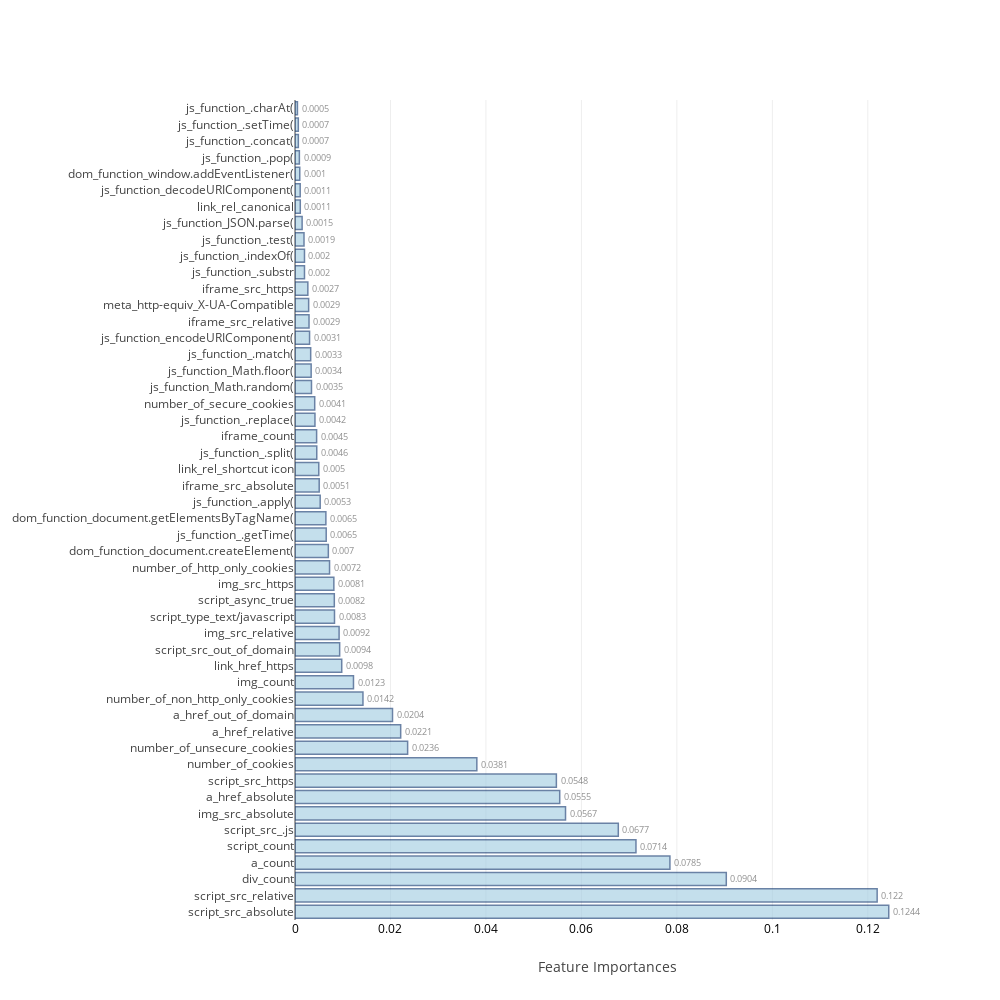
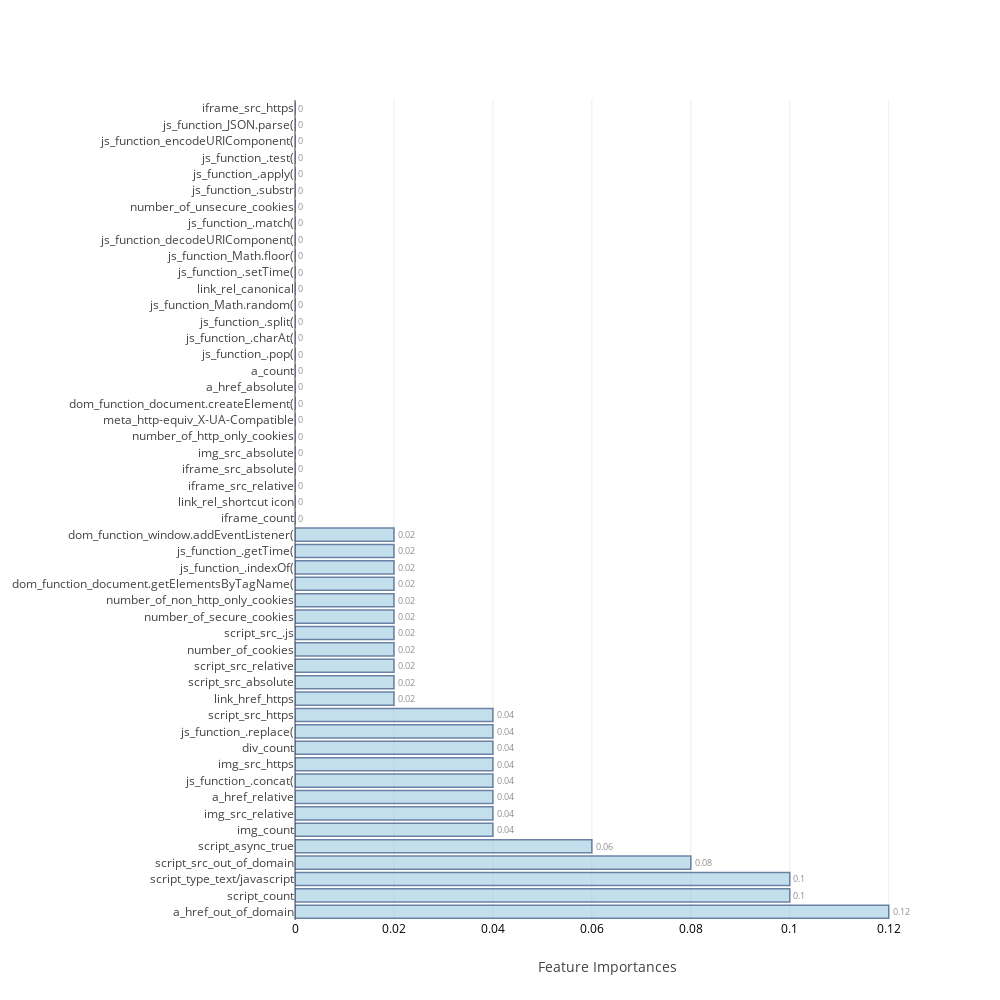
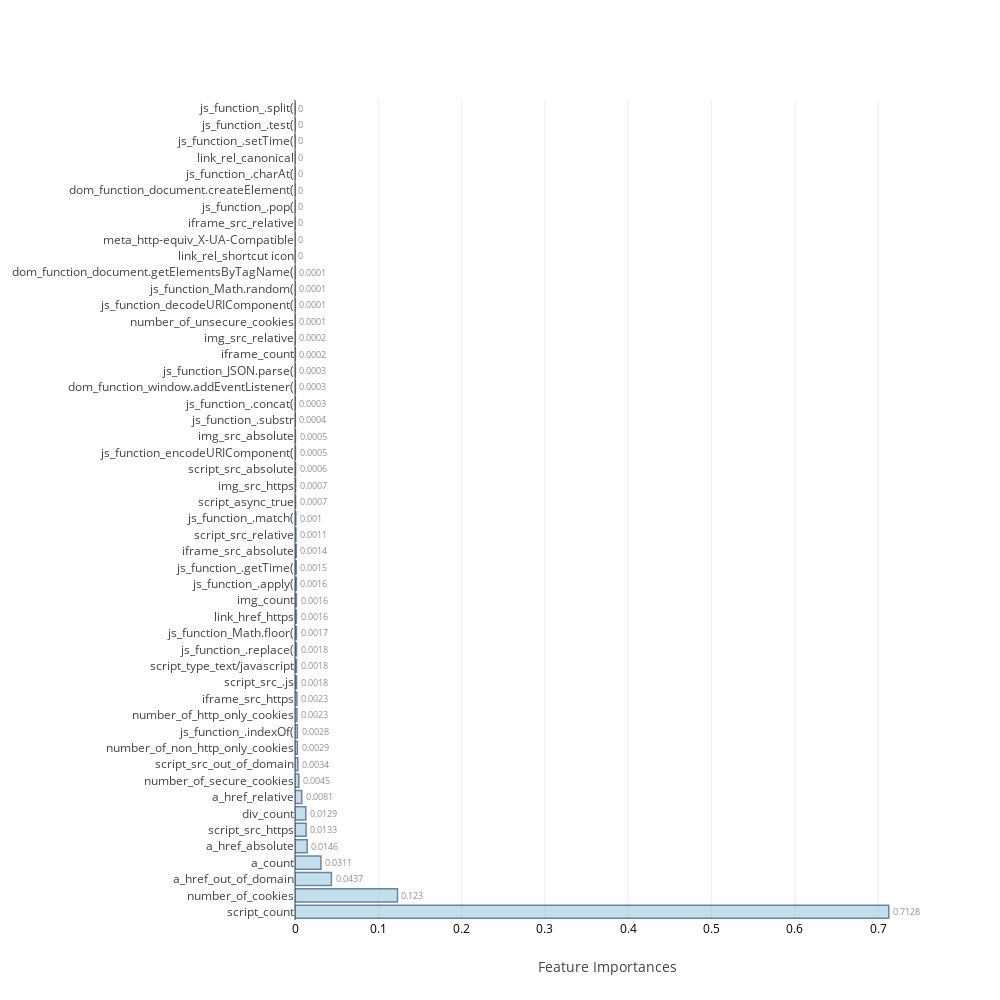
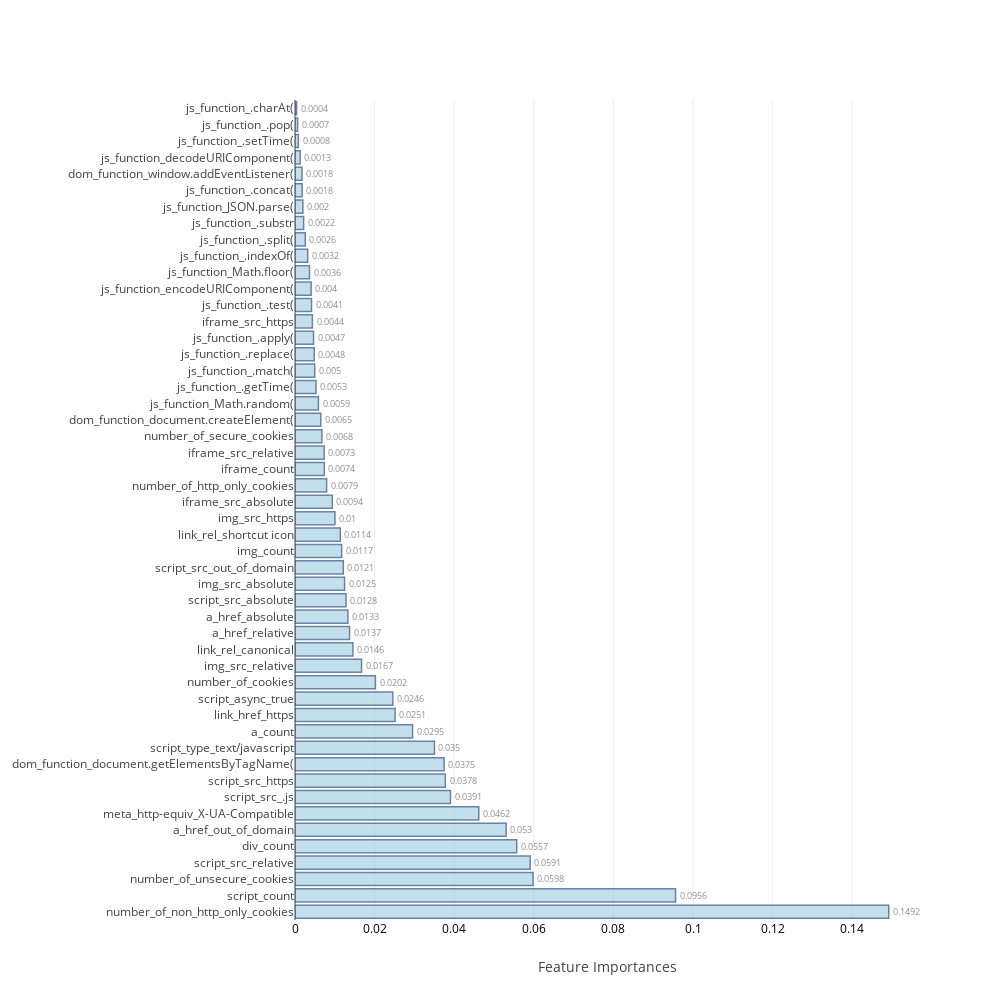

Here is the notebook cell these charts were saved with, in order:
### Code cell
feat_imp=[None]*4
j=0
for i in range(0,8):
    if i>=2 and i<=5:
        model,cm_train,cm_test,acc_train,acc_test,roc_auc,feat_imp[j]=f[i](X_train,Y_train,X_test,Y_test,columns)
        j=j+1
    else:
        model,cm_train,cm_test,acc_train,acc_test,roc_auc=f[i](X_train,Y_train,X_test,Y_test)
    table_80_50_train.loc[i]=   ([acc_train,cm_train.TP,cm_train.TN,cm_train.FP,cm_train.FN,cm_train.FPR,cm_train.FNR])
    table_80_50_test.loc[i] =   ([acc_test ,cm_test.TP, cm_test.TN, cm_test.FP, cm_test.FN, cm_test.FPR, cm_test.FNR,roc_auc])
    print("\n")

### Figure 1 — Plotly figure (JSON) as saved in the notebook; plotly's stock layout.template omitted (floating-point values rounded to 4 significant figures)
{"data": [{"marker": {"color": "rgb(158,202,225)", "line": {"color": "rgb(8,48,107)", "width": 1.5}}, "opacity": 0.6, "orientation": "h", "text": [0.1244, 0.122, 0.0904, 0.0785, 0.0714, 0.0677, 0.0567, 0.0555, 0.0548, 0.0381, 0.0236, 0.0221, 0.0204, 0.0142, 0.0123, 0.0098, 0.0094, 0.0092, 0.0083, 0.0082, 0.0081, 0.0072, 0.007, 0.0065, 0.0065, 0.0053, 0.0051, 0.005, 0.0046, 0.0045, 0.0042, 0.0041, 0.0035, 0.0034, 0.0033, 0.0031, 0.0029, 0.0029, 0.0027, 0.002, 0.002, 0.0019, 0.0015, 0.0011, 0.0011, 0.001, 0.0009, 0.0007, 0.0007, 0.0005], "textposition": "outside", "type": "bar", "uid": "1a90e737-0c15-45db-8630-230b26bde51e", "x": [0.1244, 0.122, 0.09035, 0.07854, 0.07143, 0.06773, 0.05667, 0.05546, 0.05475, 0.03809, 0.0236, 0.02214, 0.02043, 0.01423, 0.01225, 0.00979, 0.009356, 0.009237, 0.008272, 0.008235, 0.008138, 0.007237, 0.006983, 0.006537, 0.006466, 0.005278, 0.005068, 0.004981, 0.004556, 0.004527, 0.004179, 0.004128, 0.003452, 0.003384, 0.003285, 0.003052, 0.002937, 0.00286, 0.002689, 0.001987, 0.001986, 0.001886, 0.001492, 0.001107, 0.001087, 0.0009966, 0.0009151, 0.0006973, 0.0006932, 0.0005091], "y": ["script_src_absolute", "script_src_relative", "div_count", "a_count", "script_count", "script_src_.js", "img_src_absolute", "a_href_absolute", "script_src_https", "number_of_cookies", "number_of_unsecure_cookies", "a_href_relative", "a_href_out_of_domain", "number_of_non_http_only_cookies", "img_count", "link_href_https", "script_src_out_of_domain", "img_src_relative", "script_type_text/javascript", "script_async_true", "img_src_https", "number_of_http_only_cookies", "dom_function_document.createElement(", "js_function_.getTime(", "dom_function_document.getElementsByTagName(", "js_function_.apply(", "iframe_src_absolute", "link_rel_shortcut icon", "js_function_.split(", "iframe_count", "js_function_.replace(", "number_of_secure_cookies", "js_function_Math.random(", "js_function_Math.floor(", "js_function_.match(", "js_function_encodeURIComponent(", "iframe_src_relative", "meta_http-equiv_X-UA-Compatible", "iframe_src_https", "js_function_.substr", "js_function_.indexOf(", "js_function_.test(", "js_function_JSON.parse(", "link_rel_canonical", "js_function_decodeURIComponent(", "dom_function_window.addEventListener(", "js_function_.pop(", "js_function_.concat(", "js_function_.setTime(", "js_function_.charAt("]}], "layout": {"autosize": false, "height": 1000, "width": 1000, "xaxis": {"tickfont": {"color": "black", "size": 12}, "title": "Feature Importances"}, "yaxis": {"automargin": true}}}

### Figure 2 — Plotly figure (JSON) as saved in the notebook; plotly's stock layout.template omitted (floating-point values rounded to 4 significant figures)
{"data": [{"marker": {"color": "rgb(158,202,225)", "line": {"color": "rgb(8,48,107)", "width": 1.5}}, "opacity": 0.6, "orientation": "h", "text": [0.12, 0.1, 0.1, 0.08, 0.06, 0.04, 0.04, 0.04, 0.04, 0.04, 0.04, 0.04, 0.04, 0.02, 0.02, 0.02, 0.02, 0.02, 0.02, 0.02, 0.02, 0.02, 0.02, 0.02, 0, 0, 0, 0, 0, 0, 0, 0, 0, 0, 0, 0, 0, 0, 0, 0, 0, 0, 0, 0, 0, 0, 0, 0, 0, 0], "textposition": "outside", "type": "bar", "uid": "38134412-08ad-4430-94b0-2918b63432c0", "x": [0.12, 0.1, 0.1, 0.08, 0.06, 0.04, 0.04, 0.04, 0.04, 0.04, 0.04, 0.04, 0.04, 0.02, 0.02, 0.02, 0.02, 0.02, 0.02, 0.02, 0.02, 0.02, 0.02, 0.02, 0, 0, 0, 0, 0, 0, 0, 0, 0, 0, 0, 0, 0, 0, 0, 0, 0, 0, 0, 0, 0, 0, 0, 0, 0, 0], "y": ["a_href_out_of_domain", "script_count", "script_type_text/javascript", "script_src_out_of_domain", "script_async_true", "img_count", "img_src_relative", "a_href_relative", "js_function_.concat(", "img_src_https", "div_count", "js_function_.replace(", "script_src_https", "link_href_https", "script_src_absolute", "script_src_relative", "number_of_cookies", "script_src_.js", "number_of_secure_cookies", "number_of_non_http_only_cookies", "dom_function_document.getElementsByTagName(", "js_function_.indexOf(", "js_function_.getTime(", "dom_function_window.addEventListener(", "iframe_count", "link_rel_shortcut icon", "iframe_src_relative", "iframe_src_absolute", "img_src_absolute", "number_of_http_only_cookies", "meta_http-equiv_X-UA-Compatible", "dom_function_document.createElement(", "a_href_absolute", "a_count", "js_function_.pop(", "js_function_.charAt(", "js_function_.split(", "js_function_Math.random(", "link_rel_canonical", "js_function_.setTime(", "js_function_Math.floor(", "js_function_decodeURIComponent(", "js_function_.match(", "number_of_unsecure_cookies", "js_function_.substr", "js_function_.apply(", "js_function_.test(", "js_function_encodeURIComponent(", "js_function_JSON.parse(", "iframe_src_https"]}], "layout": {"autosize": false, "height": 1000, "width": 1000, "xaxis": {"tickfont": {"color": "black", "size": 12}, "title": "Feature Importances"}, "yaxis": {"automargin": true}}}

### Figure 3 — Plotly figure (JSON) as saved in the notebook; plotly's stock layout.template omitted (floating-point values rounded to 4 significant figures)
{"data": [{"marker": {"color": "rgb(158,202,225)", "line": {"color": "rgb(8,48,107)", "width": 1.5}}, "opacity": 0.6, "orientation": "h", "text": [0.7128, 0.123, 0.0437, 0.0311, 0.0146, 0.0133, 0.0129, 0.0081, 0.0045, 0.0034, 0.0029, 0.0028, 0.0023, 0.0023, 0.0018, 0.0018, 0.0018, 0.0017, 0.0016, 0.0016, 0.0016, 0.0015, 0.0014, 0.0011, 0.001, 0.0007, 0.0007, 0.0006, 0.0005, 0.0005, 0.0004, 0.0003, 0.0003, 0.0003, 0.0002, 0.0002, 0.0001, 0.0001, 0.0001, 0.0001, 0, 0, 0, 0, 0, 0, 0, 0, 0, 0], "textposition": "outside", "type": "bar", "uid": "62426ac7-6427-44a1-aad6-b6c71a4c9a2a", "x": [0.7128, 0.123, 0.04367, 0.03115, 0.01459, 0.01332, 0.01294, 0.008073, 0.00454, 0.003377, 0.002853, 0.002837, 0.002295, 0.002258, 0.001838, 0.001814, 0.001804, 0.001744, 0.00164, 0.001631, 0.001597, 0.001514, 0.001449, 0.0011, 0.0009766, 0.0006835, 0.0006591, 0.0006129, 0.0004916, 0.000482, 0.0003719, 0.0003246, 0.000316, 0.0002921, 0.0002462, 0.0002011, 0.0001381, 0.0001242, 9.46e-05, 6.131e-05, 4.865e-05, 2.863e-05, 0, 0, 0, 0, 0, 0, 0, 0], "y": ["script_count", "number_of_cookies", "a_href_out_of_domain", "a_count", "a_href_absolute", "script_src_https", "div_count", "a_href_relative", "number_of_secure_cookies", "script_src_out_of_domain", "number_of_non_http_only_cookies", "js_function_.indexOf(", "number_of_http_only_cookies", "iframe_src_https", "script_src_.js", "script_type_text/javascript", "js_function_.replace(", "js_function_Math.floor(", "link_href_https", "img_count", "js_function_.apply(", "js_function_.getTime(", "iframe_src_absolute", "script_src_relative", "js_function_.match(", "script_async_true", "img_src_https", "script_src_absolute", "js_function_encodeURIComponent(", "img_src_absolute", "js_function_.substr", "js_function_.concat(", "dom_function_window.addEventListener(", "js_function_JSON.parse(", "iframe_count", "img_src_relative", "number_of_unsecure_cookies", "js_function_decodeURIComponent(", "js_function_Math.random(", "dom_function_document.getElementsByTagName(", "link_rel_shortcut icon", "meta_http-equiv_X-UA-Compatible", "iframe_src_relative", "js_function_.pop(", "dom_function_document.createElement(", "js_function_.charAt(", "link_rel_canonical", "js_function_.setTime(", "js_function_.test(", "js_function_.split("]}], "layout": {"autosize": false, "height": 1000, "width": 1000, "xaxis": {"tickfont": {"color": "black", "size": 12}, "title": "Feature Importances"}, "yaxis": {"automargin": true}}}

### Figure 4 — Plotly figure (JSON) as saved in the notebook; plotly's stock layout.template omitted (floating-point values rounded to 4 significant figures)
{"data": [{"marker": {"color": "rgb(158,202,225)", "line": {"color": "rgb(8,48,107)", "width": 1.5}}, "opacity": 0.6, "orientation": "h", "text": [0.1492, 0.0956, 0.0598, 0.0591, 0.0557, 0.053, 0.0462, 0.0391, 0.0378, 0.0375, 0.035, 0.0295, 0.0251, 0.0246, 0.0202, 0.0167, 0.0146, 0.0137, 0.0133, 0.0128, 0.0125, 0.0121, 0.0117, 0.0114, 0.01, 0.0094, 0.0079, 0.0074, 0.0073, 0.0068, 0.0065, 0.0059, 0.0053, 0.005, 0.0048, 0.0047, 0.0044, 0.0041, 0.004, 0.0036, 0.0032, 0.0026, 0.0022, 0.002, 0.0018, 0.0018, 0.0013, 0.0008, 0.0007, 0.0004], "textposition": "outside", "type": "bar", "uid": "cdec3ec4-fef4-44a3-a6e8-bb0bb696d128", "x": [0.1492, 0.09562, 0.05981, 0.05908, 0.05571, 0.05305, 0.04618, 0.03907, 0.03778, 0.03746, 0.03504, 0.02954, 0.02515, 0.02457, 0.0202, 0.01672, 0.01455, 0.0137, 0.01328, 0.01282, 0.01246, 0.01213, 0.01172, 0.01138, 0.01004, 0.00937, 0.007949, 0.007361, 0.007321, 0.006761, 0.006478, 0.005885, 0.005282, 0.004955, 0.004831, 0.004662, 0.004365, 0.004148, 0.004049, 0.00364, 0.003185, 0.002592, 0.002168, 0.001977, 0.001802, 0.001755, 0.001301, 0.0008381, 0.0006567, 0.0004156], "y": ["number_of_non_http_only_cookies", "script_count", "number_of_unsecure_cookies", "script_src_relative", "div_count", "a_href_out_of_domain", "meta_http-equiv_X-UA-Compatible", "script_src_.js", "script_src_https", "dom_function_document.getElementsByTagName(", "script_type_text/javascript", "a_count", "link_href_https", "script_async_true", "number_of_cookies", "img_src_relative", "link_rel_canonical", "a_href_relative", "a_href_absolute", "script_src_absolute", "img_src_absolute", "script_src_out_of_domain", "img_count", "link_rel_shortcut icon", "img_src_https", "iframe_src_absolute", "number_of_http_only_cookies", "iframe_count", "iframe_src_relative", "number_of_secure_cookies", "dom_function_document.createElement(", "js_function_Math.random(", "js_function_.getTime(", "js_function_.match(", "js_function_.replace(", "js_function_.apply(", "iframe_src_https", "js_function_.test(", "js_function_encodeURIComponent(", "js_function_Math.floor(", "js_function_.indexOf(", "js_function_.split(", "js_function_.substr", "js_function_JSON.parse(", "js_function_.concat(", "dom_function_window.addEventListener(", "js_function_decodeURIComponent(", "js_function_.setTime(", "js_function_.pop(", "js_function_.charAt("]}], "layout": {"autosize": false, "height": 1000, "width": 1000, "xaxis": {"tickfont": {"color": "black", "size": 12}, "title": "Feature Importances"}, "yaxis": {"automargin": true}}}
